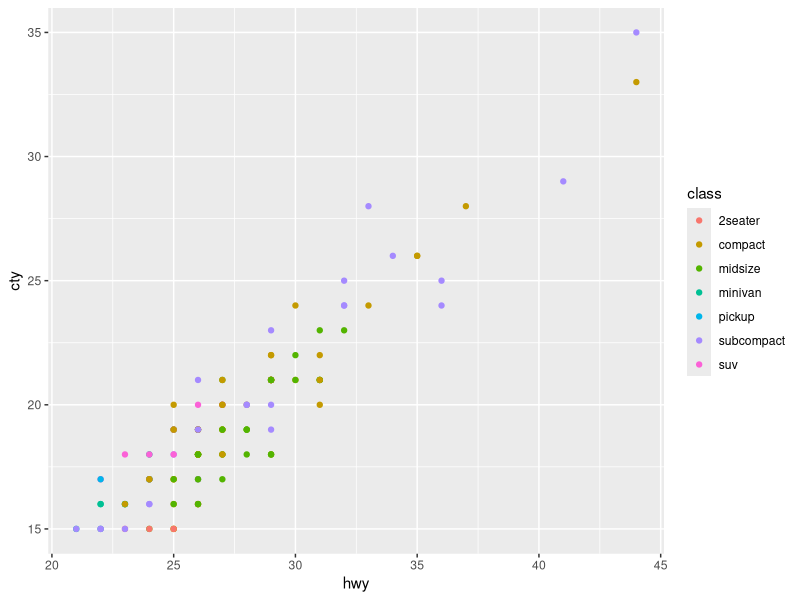
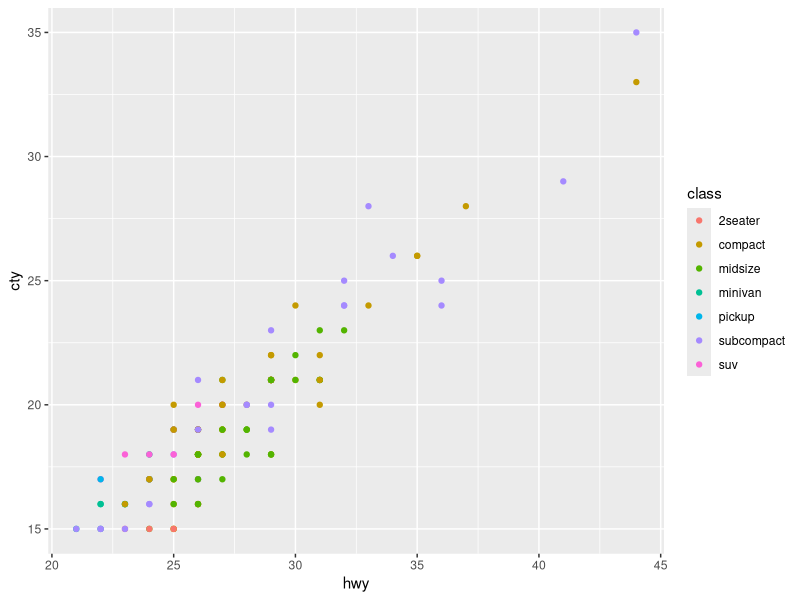

Here is the R script that generated these plots, in order:
library(dplyr)
library(ggplot2)

View(mpg)

#   First of 5MV (Five Main Verbs)

#  1.   filter -- to choose cases (observations) to 
#  keep in your data frame
mpg %>% 
  filter(hwy > 40)

eneffcars <- mpg %>% 
  filter(hwy > 40)

#  If you want to use two
#  logical expressions, i.e.,
#  if cars must satisfy both
eneffcars <- mpg %>%
  filter(hwy > 40 , cty > 30)

#  To satisfy one OR the other
#  condition, use |
eneffcars <- mpg %>%
  filter(hwy > 40 | cty > 30)

#  To choose cars IN a set of
#  particular classes:

bigcars <-
  mpg %>%
  filter(class %in% c('suv', 'pickup'))
View(bigcars)

#  2. mutate  -- Use mutate to create new
#   vectors in the data frame

#  To create a new vector that is the 
#  average of city and highway mileage
mpgnew <- mpg %>%
  mutate(mpgavg = (cty + hwy)/2)
View(mpgnew)

#  3.  summarise -- Summarize some information
#  from the data frame.
mpg %>%
  summarise(hwyavg = mean(hwy))

#  This works, too, just different labeling
mpg %>%
  summarise(mean(hwy))

mpg %>%
  summarise(hwyavg = mean(hwy),
            hwystd = sd(hwy),
            numcars = n())

#  4.  group_by  --  puts the data in groups
#  by a vector.  Most useful when 
#  followed by Summarise.
mpgrouped <-
    mpg %>% group_by(class) %>%
         summarise(hwyavg = mean(hwy),
            hwystd = sd(hwy),
            numcars = n())
View(mpgrouped)

#  5.  Arrange  -- Puts the data in order

#    Don't try to use these to arrange data:
#    NOT sort -- only sorts individual vectors
#    NOT order -- only gives position of largest, next largest, etc


mpgarranged <-
  mpg %>%
  arrange(hwy)     # ascending order is the default
View(mpgarranged)
  
mpgarranged <-
  mpg %>%
  arrange(desc(hwy))   # for descending order
View(mpgarranged)

mpgarranged <-
  mpg %>%
  arrange(desc(hwy)) %>%
  head(8)     #  can just keep a certain number of lines
View(mpgarranged)

#   A couple more bonus data verbs:

#  select -- choose particular columns
#  in the data frame to keep
mpgsmall <-
  mpgarranged %>%
  select(manufacturer, model, hwy, class)
View(mpgsmall)

mpgsmall <-
  mpgarranged %>%
  select(-manufacturer)   #  this keeps all EXCEPT manufacturer
View(mpgsmall)

#   sample_n  is used to take a subset 
#  of a data frame. 
dsmall <- diamonds %>%
  sample_n(1000)

#  left_join (also inner_join, outer_join, etc.)
#  Used to MERGE data frames 
#  More on this later in the semester...

#  Try the following code
mpg20 <- mpg %>%
  filter(hwy > 20)

ggplot(data = mpg20,
       mapping = aes(x = hwy, y = cty,
                     color = class)) +
  geom_point()

#  Could do the same thing like this:

mpg %>%
  filter(hwy > 20)   %>%
  ggplot(mapping = aes(x = hwy, y = cty,
                     color = class)) +
  geom_point()
#  The above code is shorter and doesn't require you
#  to create another data frame....   But you do NOT
#  have to link dplyr and ggplot code like this in class.
#  it's just an option....